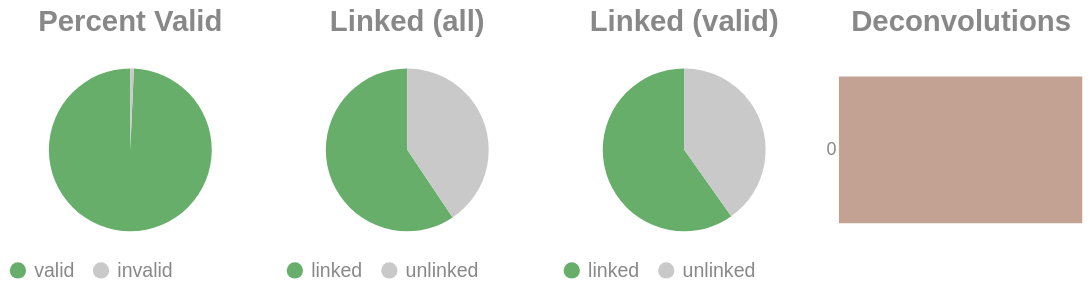

The notebook cell this image was saved under:
### Code cell
if SKIPLR:
    pass
else:
    clash = Counter()
    for i in valids['molecule'].to_list():
        _mol = i.split("-")
        if len(_mol) == 1:
            clash.update('0')
        else:
            clash.update(_mol[-1])

    _d = {"deconvolutions": [], 'count': []}
    for k,v in clash.items():
        _d['deconvolutions'].append(k)
        _d['count'].append(v)

    tot_valid = valids['reads'].sum()
    mask = valids['reads'] >= 2
    n_linked_reads = valids.filter(mask)['reads'].sum()
    if n_linked_reads == 0:
        print_html("No linked molecules (>=2 reads) were detected; skipping linked-only distributions.")
        SKIPLR = True
    else:
        perc_valid = round(tot_valid / n_reads, 4)
        linked_perc_abs = round(n_linked_reads / n_reads, 4)
        linked_perc = round(n_linked_reads / tot_valid, 4)

    _valid = pl.DataFrame({"valids": ['valid', 'invalid'], "count": [tot_valid, n_reads - tot_valid]})
    _linked_abs = pl.DataFrame({"linked (absolute)": ['linked', 'unlinked'], "count": [n_linked_reads, n_reads - n_linked_reads]})
    _linked_rel = pl.DataFrame({"linked (valids)": ['linked', 'unlinked'], "count": [n_linked_reads, tot_valid - n_linked_reads]})

    (
        alt.hconcat(
            piechart(_valid, goodval = 'valid', title = "Percent Valid"),
            piechart(_linked_abs, goodval = "linked", title =  "Linked (all)"),
            piechart(_linked_rel, goodval = "linked", title =  "Linked (valid)"),
            convolutionbar(pl.DataFrame(_d), title = "Deconvolutions"),
            center = True,
            bounds = 'flush'
        )
        .resolve_scale(color='independent')
        .resolve_legend('independent')
        .properties(usermeta={'embedOptions': {"actions": False}})
    ).display()

### Figure 1 — Vega-Lite specification as saved in the notebook (floating-point values rounded to 4 significant figures)
{"width": "container", "height": 400, "config": {"title": {"anchor": "start", "dy": -15, "fontSize": 18, "color": "#888888", "subtitleColor": "#888888", "subtitleFontSize": 14}, "arc": {"fill": "#0072B2"}, "axis": {"domainColor": "#888888", "domainWidth": 0.5, "gridWidth": 0.2, "grid": false, "titleFontWeight": 400, "titleFontSize": 15, "labelFontSize": 11, "labelColor": "#888888", "tickColor": "#888888", "tickWidth": 0.2, "titleColor": "#888888"}, "axisBand": {"grid": false}, "axisX": {"grid": true, "tickSize": 10, "domainCap": "round"}, "axisY": {"domain": false, "grid": true, "tickSize": 0, "domainCap": "round"}, "background": "transparent", "header": {"labelFontSize": 15, "labelColor": "#888888", "titleFontSize": 15, "titleFontWeight": 600, "titleColor": "#888888"}, "legend": {"labelFont": "sans-serif", "labelFontSize": 12, "labelColor": "#888888", "symbolSize": 100, "symbolType": "circle", "titleFontSize": 12, "titlePadding": 10, "titleColor": "#888888", "title": null}, "range": {"category": ["#E69F00", "#56B4E9", "#009E73", "#F0E442", "#0072B2", "#D55E00", "#CC79A7", "#000000"], "diverging": ["#cfe8f3", "#a2d4ec", "#73bfe2", "#46abdb", "#1696d2", "#12719e"]}, "area": {"fill": "#0072B2", "fillOpacity": 0.7, "line": true, "strokeOpacity": 0.7}, "line": {"color": "#0072B2", "stroke": "#0072B2", "strokeWidth": 2}, "trail": {"color": "#0072B2", "stroke": "#0072B2", "strokeWidth": 0, "size": 1}, "point": {"filled": true, "fillOpacity": 1.0, "size": 95}, "text": {"color": "#888888", "fontSize": 11, "align": "right", "fontWeight": 400, "size": 11}, "bar": {"fill": "#0072B2", "stroke": null}, "view": {"stroke": null, "continuousWidth": 660, "continuousHeight": 400}}, "hconcat": [{"data": {"name": "data-48307b67020d67f47d975ec845845d12"}, "mark": {"type": "arc"}, "encoding": {"color": {"field": "valids", "legend": {"orient": "bottom", "title": null}, "scale": {"domain": ["valid", "invalid"], "range": ["#68ae6b", "#C9C9C9"]}, "title": "Valids", "type": "nominal"}, "theta": {"field": "count", "type": "quantitative"}, "tooltip": [{"field": "valids", "title": "Valids", "type": "ordinal"}, {"field": "percent", "format": ".2%", "title": "Percent", "type": "quantitative"}, {"field": "count", "title": "Count", "type": "quantitative"}]}, "height": 100, "title": {"text": "Percent Valid", "align": "center", "anchor": "middle"}, "transform": [{"calculate": "datum.count / 15622095", "as": "percent"}], "width": 150}, {"data": {"name": "data-2bc973332caeebbaea5f539cf49d90c0"}, "mark": {"type": "arc"}, "encoding": {"color": {"field": "linked (absolute)", "legend": {"orient": "bottom", "title": null}, "scale": {"domain": ["linked", "unlinked"], "range": ["#68ae6b", "#C9C9C9"]}, "title": "Linked (Absolute)", "type": "nominal"}, "theta": {"field": "count", "type": "quantitative"}, "tooltip": [{"field": "linked (absolute)", "title": "Linked (Absolute)", "type": "ordinal"}, {"field": "percent", "format": ".2%", "title": "Percent", "type": "quantitative"}, {"field": "count", "title": "Count", "type": "quantitative"}]}, "height": 100, "title": {"text": "Linked (all)", "align": "center", "anchor": "middle"}, "transform": [{"calculate": "datum.count / 15622095", "as": "percent"}], "width": 150}, {"data": {"name": "data-905b52a74cf2f5e61818b50c04649872"}, "mark": {"type": "arc"}, "encoding": {"color": {"field": "linked (valids)", "legend": {"orient": "bottom", "title": null}, "scale": {"domain": ["linked", "unlinked"], "range": ["#68ae6b", "#C9C9C9"]}, "title": "Linked (Valids)", "type": "nominal"}, "theta": {"field": "count", "type": "quantitative"}, "tooltip": [{"field": "linked (valids)", "title": "Linked (Valids)", "type": "ordinal"}, {"field": "percent", "format": ".2%", "title": "Percent", "type": "quantitative"}, {"field": "count", "title": "Count", "type": "quantitative"}]}, "height": 100, "title": {"text": "Linked (valid)", "align": "center", "anchor": "middle"}, "transform": [{"calculate": "datum.count / 15513763", "as": "percent"}], "width": 150}, {"data": {"name": "data-8196a2c6ea9530d12d62233dadbdb35d"}, "mark": {"type": "bar"}, "encoding": {"color": {"field": "deconvolutions", "legend": null, "scale": {"scheme": "lightgreyred"}, "type": "nominal"}, "tooltip": [{"field": "deconvolutions", "title": "Deconvolutions", "type": "ordinal"}, {"field": "percent", "format": ".2%", "title": "Percent", "type": "quantitative"}, {"field": "count", "title": "Count", "type": "quantitative"}], "x": {"axis": null, "field": "count", "type": "quantitative"}, "y": {"field": "deconvolutions", "sort": "ascending", "title": null, "type": "nominal"}}, "height": 100, "title": {"text": "Deconvolutions", "align": "center", "anchor": "middle"}, "transform": [{"calculate": "datum.count / 8962973", "as": "percent"}], "width": 150}], "bounds": "flush", "center": true, "resolve": {"legend": {"angle": "independent"}, "scale": {"color": "independent"}}, "usermeta": {"embedOptions": {"actions": false}}, "$schema": "https://vega.github.io/schema/vega-lite/v6.1.0.json", "datasets": {"data-48307b67020d67f47d975ec845845d12": [{"valids": "valid", "count": 15513763}, {"valids": "invalid", "count": 108332}], "data-2bc973332caeebbaea5f539cf49d90c0": [{"linked (absolute)": "linked", "count": 9279488}, {"linked (absolute)": "unlinked", "count": 6342607}], "data-905b52a74cf2f5e61818b50c04649872": [{"linked (valids)": "linked", "count": 9279488}, {"linked (valids)": "unlinked", "count": 6234275}], "data-8196a2c6ea9530d12d62233dadbdb35d": [{"deconvolutions": "0", "count": 8962973}]}}
